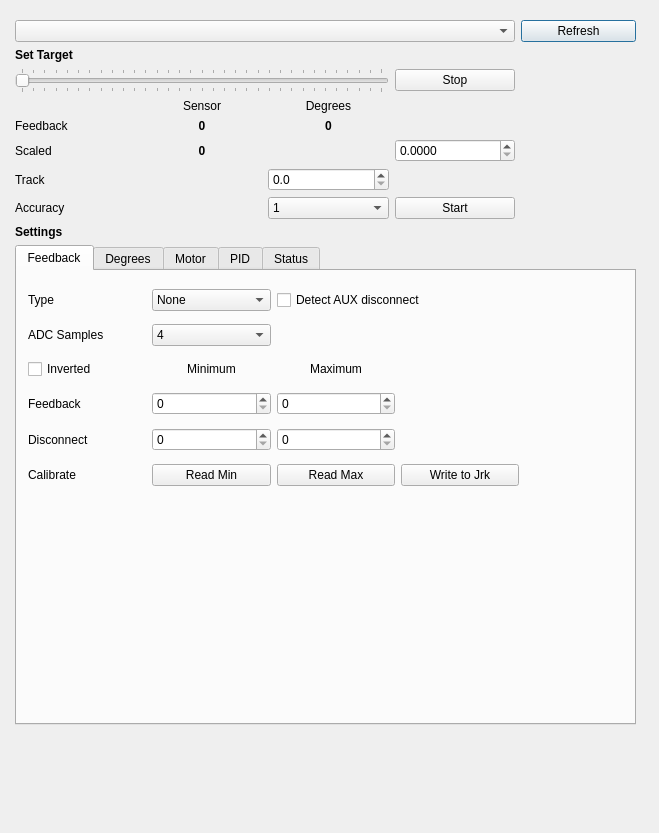
<?xml version="1.0" encoding="UTF-8"?>
<ui version="4.0">
 <class>USBJrkDialog</class>
 <widget class="QDialog" name="USBJrkDialog">
  <property name="geometry">
   <rect>
    <x>0</x>
    <y>0</y>
    <width>659</width>
    <height>833</height>
   </rect>
  </property>
  <property name="windowTitle">
   <string>USB Jrk Motor Contol</string>
  </property>
  <widget class="QWidget" name="layoutWidget">
   <property name="geometry">
    <rect>
     <x>10</x>
     <y>10</y>
     <width>631</width>
     <height>801</height>
    </rect>
   </property>
   <layout class="QGridLayout" name="mainLayout">
    <property name="sizeConstraint">
     <enum>QLayout::SetFixedSize</enum>
    </property>
    <property name="leftMargin">
     <number>5</number>
    </property>
    <property name="topMargin">
     <number>10</number>
    </property>
    <property name="rightMargin">
     <number>5</number>
    </property>
    <property name="bottomMargin">
     <number>10</number>
    </property>
    <item row="0" column="0">
     <widget class="QComboBox" name="devicesCB">
      <property name="minimumSize">
       <size>
        <width>500</width>
        <height>0</height>
       </size>
      </property>
     </widget>
    </item>
    <item row="0" column="1">
     <widget class="QPushButton" name="refreshBtn">
      <property name="text">
       <string>Refresh</string>
      </property>
     </widget>
    </item>
    <item row="1" column="0">
     <layout class="QGridLayout" name="gridLayout">
      <item row="0" column="0">
       <widget class="QLabel" name="label_6">
        <property name="font">
         <font>
          <weight>75</weight>
          <bold>true</bold>
         </font>
        </property>
        <property name="text">
         <string>Set Target</string>
        </property>
       </widget>
      </item>
      <item row="1" column="0" colspan="3">
       <widget class="QSlider" name="targetSlider">
        <property name="minimumSize">
         <size>
          <width>321</width>
          <height>0</height>
         </size>
        </property>
        <property name="maximum">
         <number>4095</number>
        </property>
        <property name="orientation">
         <enum>Qt::Horizontal</enum>
        </property>
        <property name="tickPosition">
         <enum>QSlider::TicksBothSides</enum>
        </property>
        <property name="tickInterval">
         <number>128</number>
        </property>
       </widget>
      </item>
      <item row="2" column="1">
       <widget class="QLabel" name="label_14">
        <property name="text">
         <string>Sensor</string>
        </property>
        <property name="alignment">
         <set>Qt::AlignCenter</set>
        </property>
       </widget>
      </item>
      <item row="2" column="2">
       <widget class="QLabel" name="label_8">
        <property name="text">
         <string>Degrees</string>
        </property>
        <property name="alignment">
         <set>Qt::AlignCenter</set>
        </property>
       </widget>
      </item>
      <item row="3" column="0">
       <widget class="QLabel" name="label_5">
        <property name="text">
         <string>Feedback</string>
        </property>
       </widget>
      </item>
      <item row="3" column="1">
       <widget class="QLabel" name="feedbackLabel">
        <property name="font">
         <font>
          <weight>75</weight>
          <bold>true</bold>
         </font>
        </property>
        <property name="text">
         <string>0</string>
        </property>
        <property name="alignment">
         <set>Qt::AlignCenter</set>
        </property>
       </widget>
      </item>
      <item row="3" column="2">
       <widget class="QLabel" name="degreesLabel">
        <property name="font">
         <font>
          <weight>75</weight>
          <bold>true</bold>
         </font>
        </property>
        <property name="text">
         <string>0</string>
        </property>
        <property name="alignment">
         <set>Qt::AlignCenter</set>
        </property>
       </widget>
      </item>
      <item row="4" column="0">
       <widget class="QLabel" name="label_10">
        <property name="text">
         <string>Scaled</string>
        </property>
       </widget>
      </item>
      <item row="4" column="1">
       <widget class="QLabel" name="scaledfbLabel">
        <property name="font">
         <font>
          <weight>75</weight>
          <bold>true</bold>
         </font>
        </property>
        <property name="text">
         <string>0</string>
        </property>
        <property name="alignment">
         <set>Qt::AlignCenter</set>
        </property>
       </widget>
      </item>
      <item row="4" column="3">
       <widget class="QDoubleSpinBox" name="degSb">
        <property name="decimals">
         <number>4</number>
        </property>
        <property name="maximum">
         <double>360.000000000000000</double>
        </property>
       </widget>
      </item>
      <item row="5" column="0">
       <widget class="QLabel" name="label_15">
        <property name="text">
         <string>Track</string>
        </property>
       </widget>
      </item>
      <item row="5" column="2">
       <widget class="QDoubleSpinBox" name="gotoDegSb">
        <property name="decimals">
         <number>1</number>
        </property>
        <property name="maximum">
         <double>360.000000000000000</double>
        </property>
        <property name="singleStep">
         <double>0.100000000000000</double>
        </property>
       </widget>
      </item>
      <item row="6" column="0">
       <widget class="QLabel" name="label_16">
        <property name="text">
         <string>Accuracy</string>
        </property>
       </widget>
      </item>
      <item row="6" column="2">
       <widget class="QComboBox" name="accCb">
        <item>
         <property name="text">
          <string>1</string>
         </property>
        </item>
        <item>
         <property name="text">
          <string>0.1</string>
         </property>
        </item>
        <item>
         <property name="text">
          <string>0.01</string>
         </property>
        </item>
        <item>
         <property name="text">
          <string>0.001</string>
         </property>
        </item>
       </widget>
      </item>
      <item row="6" column="3">
       <widget class="QPushButton" name="gotodegBtn">
        <property name="text">
         <string>Start</string>
        </property>
       </widget>
      </item>
      <item row="1" column="3">
       <widget class="QPushButton" name="stopBtn">
        <property name="text">
         <string>Stop</string>
        </property>
       </widget>
      </item>
     </layout>
    </item>
    <item row="3" column="0" colspan="2">
     <widget class="QTabWidget" name="tabWidget">
      <property name="minimumSize">
       <size>
        <width>621</width>
        <height>480</height>
       </size>
      </property>
      <property name="currentIndex">
       <number>0</number>
      </property>
      <widget class="QWidget" name="tab">
       <attribute name="title">
        <string>Feedback</string>
       </attribute>
       <widget class="QWidget" name="layoutWidget">
        <property name="geometry">
         <rect>
          <x>11</x>
          <y>11</y>
          <width>491</width>
          <height>217</height>
         </rect>
        </property>
        <layout class="QGridLayout" name="gridLayout_4">
         <item row="0" column="0">
          <widget class="QLabel" name="label_28">
           <property name="text">
            <string>Type</string>
           </property>
          </widget>
         </item>
         <item row="0" column="1">
          <widget class="QComboBox" name="feedbackTypeCb">
           <item>
            <property name="text">
             <string>None</string>
            </property>
           </item>
           <item>
            <property name="text">
             <string>Analogue</string>
            </property>
           </item>
           <item>
            <property name="text">
             <string>Digital</string>
            </property>
           </item>
          </widget>
         </item>
         <item row="2" column="1">
          <widget class="QLabel" name="label">
           <property name="text">
            <string>Minimum</string>
           </property>
           <property name="alignment">
            <set>Qt::AlignCenter</set>
           </property>
          </widget>
         </item>
         <item row="2" column="2">
          <widget class="QLabel" name="label_2">
           <property name="text">
            <string>Maximum</string>
           </property>
           <property name="alignment">
            <set>Qt::AlignCenter</set>
           </property>
          </widget>
         </item>
         <item row="3" column="0">
          <widget class="QLabel" name="label_7">
           <property name="text">
            <string>Feedback</string>
           </property>
          </widget>
         </item>
         <item row="3" column="1">
          <widget class="QSpinBox" name="feedbackMin">
           <property name="maximum">
            <number>4095</number>
           </property>
          </widget>
         </item>
         <item row="3" column="2">
          <widget class="QSpinBox" name="feedbackMax">
           <property name="maximum">
            <number>4095</number>
           </property>
          </widget>
         </item>
         <item row="4" column="0">
          <widget class="QLabel" name="label_3">
           <property name="text">
            <string>Disconnect</string>
           </property>
          </widget>
         </item>
         <item row="4" column="1">
          <widget class="QSpinBox" name="feedbackDisconnectMin">
           <property name="maximum">
            <number>4095</number>
           </property>
          </widget>
         </item>
         <item row="4" column="2">
          <widget class="QSpinBox" name="feedbackDisconnectMax">
           <property name="maximum">
            <number>4095</number>
           </property>
          </widget>
         </item>
         <item row="5" column="0">
          <widget class="QLabel" name="label_17">
           <property name="text">
            <string>Calibrate</string>
           </property>
          </widget>
         </item>
         <item row="5" column="1">
          <widget class="QPushButton" name="calibrateMinFeedbackBtn">
           <property name="text">
            <string>Read Min</string>
           </property>
          </widget>
         </item>
         <item row="5" column="2">
          <widget class="QPushButton" name="calibrateMaxFeedbackBtn">
           <property name="text">
            <string>Read Max</string>
           </property>
          </widget>
         </item>
         <item row="5" column="3">
          <widget class="QPushButton" name="applyFeedbackBtn">
           <property name="text">
            <string>Write to Jrk</string>
           </property>
          </widget>
         </item>
         <item row="1" column="0">
          <widget class="QLabel" name="label_29">
           <property name="text">
            <string>ADC Samples</string>
           </property>
          </widget>
         </item>
         <item row="1" column="1">
          <widget class="QComboBox" name="adcSamplesCb">
           <item>
            <property name="text">
             <string>4</string>
            </property>
           </item>
           <item>
            <property name="text">
             <string>8</string>
            </property>
           </item>
           <item>
            <property name="text">
             <string>16</string>
            </property>
           </item>
           <item>
            <property name="text">
             <string>32</string>
            </property>
           </item>
           <item>
            <property name="text">
             <string>64</string>
            </property>
           </item>
           <item>
            <property name="text">
             <string>128</string>
            </property>
           </item>
           <item>
            <property name="text">
             <string>256</string>
            </property>
           </item>
           <item>
            <property name="text">
             <string>512</string>
            </property>
           </item>
           <item>
            <property name="text">
             <string>1024</string>
            </property>
           </item>
          </widget>
         </item>
         <item row="2" column="0">
          <widget class="QCheckBox" name="feedbackInvertedCb">
           <property name="text">
            <string>Inverted</string>
           </property>
          </widget>
         </item>
         <item row="0" column="2" colspan="2">
          <widget class="QCheckBox" name="auxdisconnectCb">
           <property name="text">
            <string>Detect AUX disconnect</string>
           </property>
          </widget>
         </item>
        </layout>
       </widget>
      </widget>
      <widget class="QWidget" name="tab_4">
       <attribute name="title">
        <string>Degrees</string>
       </attribute>
       <widget class="QWidget" name="layoutWidget">
        <property name="geometry">
         <rect>
          <x>10</x>
          <y>10</y>
          <width>421</width>
          <height>131</height>
         </rect>
        </property>
        <layout class="QGridLayout" name="gridLayout_2">
         <item row="0" column="1">
          <widget class="QLabel" name="label_4">
           <property name="text">
            <string>Minimum</string>
           </property>
           <property name="alignment">
            <set>Qt::AlignCenter</set>
           </property>
          </widget>
         </item>
         <item row="0" column="2">
          <widget class="QLabel" name="label_9">
           <property name="text">
            <string>Maximum</string>
           </property>
           <property name="alignment">
            <set>Qt::AlignCenter</set>
           </property>
          </widget>
         </item>
         <item row="1" column="0">
          <widget class="QLabel" name="label_12">
           <property name="text">
            <string>Feedback</string>
           </property>
          </widget>
         </item>
         <item row="1" column="1">
          <widget class="QSpinBox" name="feedbackMinDegSb">
           <property name="maximum">
            <number>4095</number>
           </property>
           <property name="value">
            <number>0</number>
           </property>
          </widget>
         </item>
         <item row="1" column="2">
          <widget class="QSpinBox" name="feedbackMaxDegSb">
           <property name="maximum">
            <number>4095</number>
           </property>
           <property name="value">
            <number>4095</number>
           </property>
          </widget>
         </item>
         <item row="2" column="0">
          <widget class="QLabel" name="label_11">
           <property name="text">
            <string>Degrees</string>
           </property>
          </widget>
         </item>
         <item row="2" column="1">
          <widget class="QDoubleSpinBox" name="mindegSb">
           <property name="decimals">
            <number>3</number>
           </property>
           <property name="maximum">
            <double>360.000000000000000</double>
           </property>
          </widget>
         </item>
         <item row="2" column="2">
          <widget class="QDoubleSpinBox" name="maxdegSb">
           <property name="decimals">
            <number>3</number>
           </property>
           <property name="maximum">
            <double>360.000000000000000</double>
           </property>
           <property name="value">
            <double>360.000000000000000</double>
           </property>
          </widget>
         </item>
         <item row="2" column="3">
          <widget class="QPushButton" name="applyDegBtn">
           <property name="text">
            <string>Apply</string>
           </property>
          </widget>
         </item>
         <item row="3" column="1">
          <widget class="QPushButton" name="gotoMinBtn">
           <property name="text">
            <string>Run to min</string>
           </property>
          </widget>
         </item>
         <item row="3" column="2">
          <widget class="QPushButton" name="gotoMaxBtn">
           <property name="text">
            <string>Run to max</string>
           </property>
          </widget>
         </item>
         <item row="3" column="3">
          <widget class="QPushButton" name="pushButton">
           <property name="text">
            <string>Record LUT</string>
           </property>
          </widget>
         </item>
        </layout>
       </widget>
      </widget>
      <widget class="QWidget" name="tab_2">
       <attribute name="title">
        <string>Motor</string>
       </attribute>
       <widget class="QWidget" name="layoutWidget">
        <property name="geometry">
         <rect>
          <x>10</x>
          <y>10</y>
          <width>481</width>
          <height>227</height>
         </rect>
        </property>
        <layout class="QGridLayout" name="gridLayout_3">
         <item row="0" column="0">
          <widget class="QLabel" name="label_18">
           <property name="text">
            <string>ID</string>
           </property>
          </widget>
         </item>
         <item row="0" column="1">
          <widget class="QSpinBox" name="motorIdSb">
           <property name="maximum">
            <number>127</number>
           </property>
          </widget>
         </item>
         <item row="1" column="0">
          <widget class="QLabel" name="label_19">
           <property name="text">
            <string>PWM Frequency</string>
           </property>
          </widget>
         </item>
         <item row="1" column="1">
          <widget class="QComboBox" name="pwmCB">
           <item>
            <property name="text">
             <string>20 kHz</string>
            </property>
           </item>
           <item>
            <property name="text">
             <string>5 kHz</string>
            </property>
           </item>
          </widget>
         </item>
         <item row="1" column="2" colspan="2">
          <widget class="QCheckBox" name="motorInvertCb">
           <property name="text">
            <string>Invert direction</string>
           </property>
          </widget>
         </item>
         <item row="2" column="0">
          <widget class="QLabel" name="label_21">
           <property name="text">
            <string>Max duty cycle</string>
           </property>
          </widget>
         </item>
         <item row="2" column="1">
          <widget class="QSpinBox" name="motorMaxDutyCycleSb">
           <property name="maximum">
            <number>600</number>
           </property>
          </widget>
         </item>
         <item row="2" column="2" colspan="2">
          <widget class="QLabel" name="label_22">
           <property name="text">
            <string>600 = 100 %</string>
           </property>
          </widget>
         </item>
         <item row="3" column="0">
          <widget class="QLabel" name="label_23">
           <property name="text">
            <string>Max acceleration</string>
           </property>
          </widget>
         </item>
         <item row="3" column="1">
          <widget class="QSpinBox" name="motorMaxAccelerationSb">
           <property name="minimum">
            <number>1</number>
           </property>
           <property name="maximum">
            <number>600</number>
           </property>
          </widget>
         </item>
         <item row="3" column="2" colspan="2">
          <widget class="QLabel" name="label_24">
           <property name="text">
            <string>600 = No limit</string>
           </property>
          </widget>
         </item>
         <item row="4" column="0">
          <widget class="QLabel" name="label_20">
           <property name="text">
            <string>Brake duration [ms]</string>
           </property>
          </widget>
         </item>
         <item row="4" column="1">
          <widget class="QSpinBox" name="motorBrakeDurationSb">
           <property name="maximum">
            <number>51</number>
           </property>
          </widget>
         </item>
         <item row="5" column="0">
          <widget class="QLabel" name="label_26">
           <property name="text">
            <string>Max current [A]</string>
           </property>
          </widget>
         </item>
         <item row="5" column="1">
          <widget class="QDoubleSpinBox" name="motorMaxCurrentSb">
           <property name="decimals">
            <number>3</number>
           </property>
           <property name="maximum">
            <double>32.000000000000000</double>
           </property>
          </widget>
         </item>
         <item row="6" column="0">
          <widget class="QLabel" name="label_27">
           <property name="text">
            <string>Current calibration</string>
           </property>
          </widget>
         </item>
         <item row="6" column="1">
          <widget class="QSpinBox" name="motorCurrentCalibSb">
           <property name="minimum">
            <number>1</number>
           </property>
           <property name="maximum">
            <number>255</number>
           </property>
          </widget>
         </item>
         <item row="6" column="4">
          <widget class="QPushButton" name="applyMotorBtn">
           <property name="text">
            <string>Write to Jrk</string>
           </property>
          </widget>
         </item>
         <item row="5" column="2" colspan="2">
          <widget class="QLabel" name="label_25">
           <property name="text">
            <string>0.000 = No limit</string>
           </property>
          </widget>
         </item>
        </layout>
       </widget>
      </widget>
      <widget class="QWidget" name="tab_5">
       <attribute name="title">
        <string>PID</string>
       </attribute>
       <widget class="QWidget" name="layoutWidget">
        <property name="geometry">
         <rect>
          <x>10</x>
          <y>10</y>
          <width>521</width>
          <height>263</height>
         </rect>
        </property>
        <layout class="QGridLayout" name="gridLayout_5">
         <item row="0" column="1">
          <widget class="QLabel" name="label_30">
           <property name="minimumSize">
            <size>
             <width>85</width>
             <height>0</height>
            </size>
           </property>
           <property name="text">
            <string>Proportional</string>
           </property>
           <property name="alignment">
            <set>Qt::AlignCenter</set>
           </property>
          </widget>
         </item>
         <item row="1" column="0">
          <widget class="QLabel" name="label_33">
           <property name="text">
            <string>Multiplier</string>
           </property>
          </widget>
         </item>
         <item row="1" column="1">
          <widget class="QSpinBox" name="pidPropMultSb">
           <property name="maximum">
            <number>1023</number>
           </property>
          </widget>
         </item>
         <item row="2" column="0">
          <widget class="QLabel" name="label_34">
           <property name="text">
            <string>Divisor 2:s exponent</string>
           </property>
          </widget>
         </item>
         <item row="2" column="1">
          <widget class="QSpinBox" name="pidPropExpSb">
           <property name="maximum">
            <number>15</number>
           </property>
          </widget>
         </item>
         <item row="3" column="1">
          <widget class="QLabel" name="pidPropLabel">
           <property name="font">
            <font>
             <weight>75</weight>
             <bold>true</bold>
            </font>
           </property>
           <property name="text">
            <string>0</string>
           </property>
           <property name="alignment">
            <set>Qt::AlignCenter</set>
           </property>
          </widget>
         </item>
         <item row="4" column="0">
          <widget class="QLabel" name="label_35">
           <property name="text">
            <string>Period [ms]</string>
           </property>
          </widget>
         </item>
         <item row="4" column="1">
          <widget class="QSpinBox" name="pidPeriodSb">
           <property name="minimum">
            <number>1</number>
           </property>
           <property name="maximum">
            <number>8191</number>
           </property>
          </widget>
         </item>
         <item row="5" column="0">
          <widget class="QLabel" name="label_36">
           <property name="text">
            <string>Integral limit</string>
           </property>
          </widget>
         </item>
         <item row="5" column="1">
          <widget class="QSpinBox" name="pidIntegralLimitSb">
           <property name="maximum">
            <number>32767</number>
           </property>
          </widget>
         </item>
         <item row="6" column="0">
          <widget class="QLabel" name="label_37">
           <property name="text">
            <string>Feedback dead zone</string>
           </property>
          </widget>
         </item>
         <item row="6" column="1">
          <widget class="QSpinBox" name="feedbackDeadZoneSb">
           <property name="maximum">
            <number>255</number>
           </property>
          </widget>
         </item>
         <item row="7" column="0" colspan="5">
          <widget class="QCheckBox" name="pidResetIntegralCb">
           <property name="text">
            <string>Reset integral when proportional term &gt; max duty cycle</string>
           </property>
          </widget>
         </item>
         <item row="7" column="5">
          <widget class="QPushButton" name="applyPIDBtn">
           <property name="text">
            <string>Write to Jrk</string>
           </property>
          </widget>
         </item>
         <item row="0" column="2">
          <widget class="QLabel" name="label_31">
           <property name="minimumSize">
            <size>
             <width>85</width>
             <height>0</height>
            </size>
           </property>
           <property name="text">
            <string>Integral</string>
           </property>
           <property name="alignment">
            <set>Qt::AlignCenter</set>
           </property>
          </widget>
         </item>
         <item row="1" column="2">
          <widget class="QSpinBox" name="pidIntMultSb">
           <property name="maximum">
            <number>1023</number>
           </property>
          </widget>
         </item>
         <item row="2" column="2">
          <widget class="QSpinBox" name="pidIntExpSb">
           <property name="maximum">
            <number>15</number>
           </property>
          </widget>
         </item>
         <item row="0" column="3">
          <widget class="QLabel" name="label_32">
           <property name="minimumSize">
            <size>
             <width>85</width>
             <height>0</height>
            </size>
           </property>
           <property name="text">
            <string>Derivative</string>
           </property>
           <property name="alignment">
            <set>Qt::AlignCenter</set>
           </property>
          </widget>
         </item>
         <item row="1" column="3">
          <widget class="QSpinBox" name="pidDerMultSb">
           <property name="maximum">
            <number>1023</number>
           </property>
          </widget>
         </item>
         <item row="2" column="3">
          <widget class="QSpinBox" name="pidDerExpSb">
           <property name="maximum">
            <number>15</number>
           </property>
          </widget>
         </item>
         <item row="3" column="2">
          <widget class="QLabel" name="pidIntLabel">
           <property name="font">
            <font>
             <weight>75</weight>
             <bold>true</bold>
            </font>
           </property>
           <property name="text">
            <string>0</string>
           </property>
           <property name="alignment">
            <set>Qt::AlignCenter</set>
           </property>
          </widget>
         </item>
         <item row="3" column="3">
          <widget class="QLabel" name="pidDerLabel">
           <property name="font">
            <font>
             <weight>75</weight>
             <bold>true</bold>
            </font>
           </property>
           <property name="text">
            <string>0</string>
           </property>
           <property name="alignment">
            <set>Qt::AlignCenter</set>
           </property>
          </widget>
         </item>
         <item row="3" column="0">
          <widget class="QLabel" name="label_38">
           <property name="font">
            <font>
             <weight>75</weight>
             <bold>true</bold>
            </font>
           </property>
           <property name="text">
            <string>PID</string>
           </property>
          </widget>
         </item>
        </layout>
       </widget>
      </widget>
      <widget class="QWidget" name="tab_3">
       <attribute name="title">
        <string>Status</string>
       </attribute>
       <widget class="QWidget" name="layoutWidget">
        <property name="geometry">
         <rect>
          <x>10</x>
          <y>10</y>
          <width>541</width>
          <height>426</height>
         </rect>
        </property>
        <layout class="QGridLayout" name="gridLayout_6">
         <item row="1" column="0" colspan="2">
          <widget class="QLabel" name="errorLabel">
           <property name="font">
            <font>
             <weight>75</weight>
             <bold>true</bold>
            </font>
           </property>
           <property name="text">
            <string>Error</string>
           </property>
          </widget>
         </item>
         <item row="1" column="2">
          <widget class="QLabel" name="label_41">
           <property name="text">
            <string>Setting</string>
           </property>
          </widget>
         </item>
         <item row="1" column="3">
          <widget class="QLabel" name="label_42">
           <property name="text">
            <string>Latch</string>
           </property>
          </widget>
         </item>
         <item row="2" column="0" colspan="2">
          <widget class="QCheckBox" name="errWaitingCb">
           <property name="enabled">
            <bool>true</bool>
           </property>
           <property name="text">
            <string>Awaiting command</string>
           </property>
          </widget>
         </item>
         <item row="3" column="0" colspan="2">
          <widget class="QCheckBox" name="errPowerCb">
           <property name="enabled">
            <bool>true</bool>
           </property>
           <property name="text">
            <string>No power</string>
           </property>
          </widget>
         </item>
         <item row="4" column="0" colspan="2">
          <widget class="QCheckBox" name="errMotorDriverCb">
           <property name="text">
            <string>Motor driver error</string>
           </property>
          </widget>
         </item>
         <item row="5" column="0" colspan="2">
          <widget class="QCheckBox" name="errInputInvalidCb">
           <property name="text">
            <string>Input invalid</string>
           </property>
          </widget>
         </item>
         <item row="6" column="0" colspan="2">
          <widget class="QCheckBox" name="errInputDisconnectCb">
           <property name="text">
            <string>Input disconnect</string>
           </property>
          </widget>
         </item>
         <item row="7" column="0" colspan="2">
          <widget class="QCheckBox" name="errFeedbackDisconnectCb">
           <property name="text">
            <string>Feedback disconnect</string>
           </property>
          </widget>
         </item>
         <item row="8" column="0" colspan="2">
          <widget class="QCheckBox" name="errMaxCurrentCb">
           <property name="text">
            <string>Max current exceeded</string>
           </property>
          </widget>
         </item>
         <item row="9" column="0" colspan="2">
          <widget class="QCheckBox" name="errSerialSigCb">
           <property name="text">
            <string>Serial signal error</string>
           </property>
          </widget>
         </item>
         <item row="10" column="0" colspan="2">
          <widget class="QCheckBox" name="errSerialOverrunCb">
           <property name="text">
            <string>Serial overrun</string>
           </property>
          </widget>
         </item>
         <item row="13" column="0" colspan="2">
          <widget class="QCheckBox" name="errSerialProtocolCb">
           <property name="text">
            <string>Serial protocol error</string>
           </property>
          </widget>
         </item>
         <item row="14" column="0" colspan="2">
          <widget class="QCheckBox" name="errTimeoutCb">
           <property name="text">
            <string>Serial timeout error</string>
           </property>
          </widget>
         </item>
         <item row="11" column="0">
          <widget class="QCheckBox" name="errSerialRXbuffCb">
           <property name="text">
            <string>Serial RX buffer full</string>
           </property>
          </widget>
         </item>
         <item row="12" column="0">
          <widget class="QCheckBox" name="errCRCCb">
           <property name="text">
            <string>Serial CRC error</string>
           </property>
          </widget>
         </item>
         <item row="1" column="4">
          <widget class="QPushButton" name="clrerrorsBtn">
           <property name="text">
            <string>Clear errors</string>
           </property>
          </widget>
         </item>
        </layout>
       </widget>
      </widget>
     </widget>
    </item>
    <item row="2" column="0">
     <widget class="QLabel" name="label_39">
      <property name="font">
       <font>
        <weight>75</weight>
        <bold>true</bold>
       </font>
      </property>
      <property name="text">
       <string>Settings</string>
      </property>
     </widget>
    </item>
   </layout>
  </widget>
 </widget>
 <resources/>
 <connections/>
</ui>
